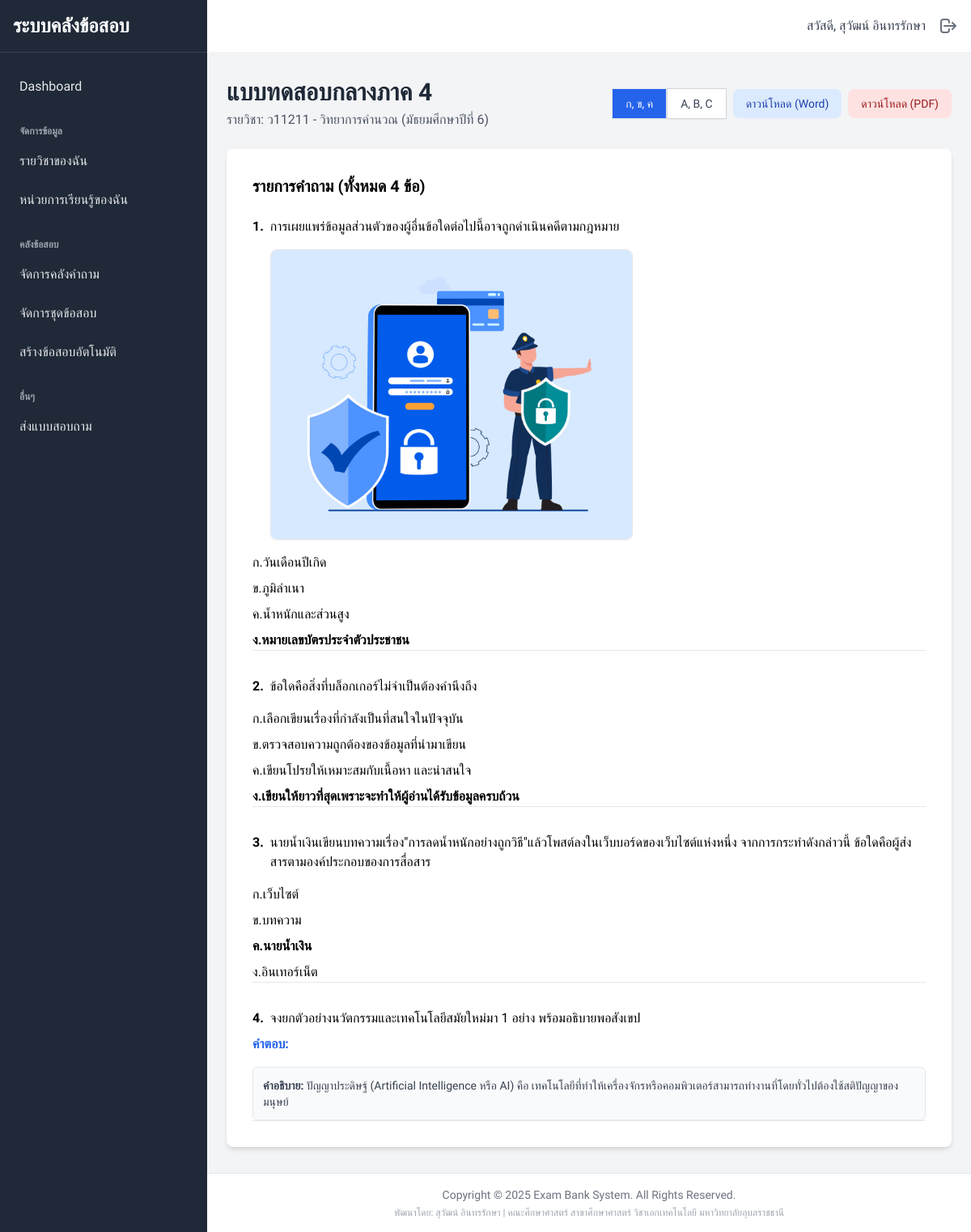
Screenshot of /exam/7/ (signed in) with the database file from the repository.
### accounts/models.py (models this page shows)
class CustomUser(AbstractUser):
    class Role(models.TextChoices):
        ADMIN = 'ADMIN', 'Admin'
        TEACHER = 'TEACHER', 'Teacher'
    role = models.CharField(max_length=50, choices=Role.choices, default=Role.TEACHER)
    is_approved = models.BooleanField(default=False, help_text="Designates whether the teacher is approved by an admin.")

### exam_management/models.py (models this page shows, shortened)
class Exam(models.Model):
    exam_name = models.CharField(max_length=255)
    course = models.ForeignKey(Course, on_delete=models.CASCADE, verbose_name="รายวิชา")
    created_by = models.ForeignKey(CustomUser, on_delete=models.CASCADE)
    created_at = models.DateTimeField(auto_now_add=True)
    questions = models.ManyToManyField(Question, related_name='exams')

class Question(models.Model):
    class QuestionType(models.TextChoices):
        MCQ = 'MCQ', 'ประเภทปรนัย (Multiple Choice)'
        SHORT = 'SHORT', 'ประเภทอัตนัยสั้น (Short Answer)'
    class BloomLevel(models.TextChoices):
        REMEMBER = 'REMEMBER', 'ความรู้ความจำ (Remembering)'
        UNDERSTAND = 'UNDERSTAND', 'ความเข้าใจ (Understanding)'
        APPLY = 'APPLY', 'การนำไปใช้ (Applying)'
        ANALYZE = 'ANALYZE', 'การวิเคราะห์ (Analyzing)'
        EVALUATE = 'EVALUATE', 'การประเมินค่า (Evaluating)'
        CREATE = 'CREATE', 'การสร้างสรรค์ (Creating)'
    question_text = models.TextField()
    question_type = models.CharField(
        max_length=10,
        choices=QuestionType.choices
    )
    difficulty_level = models.FloatField(
        default=0.5,
        help_text="ค่าดัชนีความยาก (p-value) ระหว่าง 0.00 ถึง 1.00"
    )
    bloom_level = models.CharField(
        max_length=20,
        choices=BloomLevel.choices,
        default=BloomLevel.UNDERSTAND,
        verbose_name="ระดับการเรียนรู้ (Bloom)"
    )
    image = models.ImageField(
        upload_to='question_images/', # <-- ไฟล์จะถูกเก็บใน media/question_images/
        blank=True,
        null=True,
        verbose_name="รูปภาพประกอบ"
    )
    explanation = models.TextField(blank=True, null=True)
    learning_unit = models.ForeignKey(
        LearningUnit,
        on_delete=models.CASCADE,
        related_name='questions'
    )
    created_by = models.ForeignKey(CustomUser, on_delete=models.CASCADE)
    created_at = models.DateTimeField(auto_now_add=True)

class Choice(models.Model):
    question = models.ForeignKey(Question, on_delete=models.CASCADE, related_name='choices')
    choice_text = models.CharField(max_length=500)
    is_correct = models.BooleanField(default=False)

### core/models.py (models this page shows, shortened)
class Course(models.Model):
    course_code = models.CharField(max_length=20, verbose_name="รหัสวิชา")
    subject_template = models.ForeignKey(SubjectTemplate, on_delete=models.CASCADE, related_name='courses', verbose_name="รายวิชา (จากแม่แบบ)")
    grade_level = models.ForeignKey(GradeLevel, on_delete=models.CASCADE, related_name='courses', verbose_name="ระดับชั้น")
    teacher = models.ForeignKey(CustomUser, on_delete=models.CASCADE, related_name='courses', verbose_name="ครูผู้สอน")
    class Meta:
        unique_together = ('course_code', 'teacher')
        verbose_name = "รายวิชาของครู"
        verbose_name_plural = "รายวิชาของครู"
        ordering = ['teacher', 'course_code']
    def __str__(self):
        return f"{self.course_code} - {self.subject_template.subject_name} ({self.grade_level.grade_name})"

class SubjectTemplate(models.Model):
    subject_name = models.CharField(max_length=255, verbose_name="ชื่อรายวิชา (แม่แบบ)")
    learning_area = models.ForeignKey(LearningArea, on_delete=models.CASCADE, related_name='subject_templates', verbose_name="กลุ่มสาระการเรียนรู้")
    class Meta:
        unique_together = ('subject_name', 'learning_area')
        verbose_name = "แม่แบบรายวิชา"
        verbose_name_plural = "แม่แบบรายวิชา"
        ordering = ['learning_area', 'subject_name']

class GradeLevel(models.Model):
    grade_name = models.CharField(max_length=100, unique=True, verbose_name="ชื่อระดับชั้น")
    class Meta:
        verbose_name = "ระดับชั้น"
        verbose_name_plural = "ระดับชั้น"
        ordering = ['id']

### exam_management/views.py (the view)
    def wrap(request, *args, **kwargs):
        if request.user.is_authenticated and request.user.role == 'TEACHER' and request.user.is_approved:
            return function(request, *args, **kwargs)
        else:
            messages.error(request, 'คุณต้องเข้าสู่ระบบในฐานะครูที่ได้รับอนุมัติเพื่อเข้าถึงหน้านี้')
            return redirect('accounts:login')

### exam_management/templatetags/exam_extras.py (called while the page is built)
@register.filter(name='thai_choice_char')
def thai_choice_char(index):
    try:
        index = int(index)
        if 0 <= index < len(THAI_CHOICE_CHARS):
            return THAI_CHOICE_CHARS[index]
        return '?' # Return '?' if the index is out of the list's bounds
    except (ValueError, TypeError):
        return ''

### exam_management/views.py (called while the page is built)
def teacher_required(function):
    def wrap(request, *args, **kwargs):
        if request.user.is_authenticated and request.user.role == 'TEACHER' and request.user.is_approved:
            return function(request, *args, **kwargs)
        else:
            messages.error(request, 'คุณต้องเข้าสู่ระบบในฐานะครูที่ได้รับอนุมัติเพื่อเข้าถึงหน้านี้')
            return redirect('accounts:login')
    return wrap

@teacher_required
def exam_detail(request, pk):
    exam = get_object_or_404(Exam, pk=pk, created_by=request.user)
    questions = exam.questions.prefetch_related('choices').all()
    choice_format = request.GET.get('format', 'thai')
    context = {
        'exam': exam,
        'questions': questions,
        'choice_format': choice_format,
    }
    return render(request, 'teacher/exam_detail.html', context)

### templates/teacher/exam_detail.html (shortened to what this page needs)
{% extends "base.html" %}
{% load exam_extras %}
{% block content %}
<div class="flex flex-wrap gap-4 justify-between items-center mb-6">
    <div>
        <h1 class="text-3xl font-bold text-gray-800">{{ exam.exam_name }}</h1>
        <p class="text-gray-600 mt-1">รายวิชา: {{ exam.course }}</p>
    </div>
    <div class="flex items-center space-x-2">
        <div class="flex rounded-md shadow-sm" role="group">
            <a href="?format=thai" class="px-4 py-2 text-sm font-medium border rounded-l-lg
                {% if choice_format == 'thai' or not choice_format %}
                    bg-blue-600 text-white border-blue-600 z-10
                {% else %}
                    bg-white text-gray-700 border-gray-300 hover:bg-gray-50
                {% endif %}">
                ก, ข, ค
            </a>
            <a href="?format=eng" class="px-4 py-2 text-sm font-medium border rounded-r-lg
                {% if choice_format == 'eng' %}
                    bg-blue-600 text-white border-blue-600 z-10
                {% else %}
                    bg-white text-gray-700 border-gray-300 hover:bg-gray-50
                {% endif %}">
                A, B, C
            </a>
        </div>
        <a href="{% url 'export_word' exam.pk %}?format={{ choice_format }}" class="inline-flex items-center px-4 py-2 bg-blue-100 text-blue-800 text-sm font-medium rounded-lg hover:bg-blue-200">ดาวน์โหลด (Word)</a>
        <a href="{% url 'export_pdf' exam.pk %}?format={{ choice_format }}" class="inline-flex items-center px-4 py-2 bg-red-100 text-red-800 text-sm font-medium rounded-lg hover:bg-red-200">ดาวน์โหลด (PDF)</a>
    </div>
</div>
<div class="bg-white p-8 rounded-lg shadow-md">
    <h2 class="text-xl font-semibold mb-6">รายการคำถาม (ทั้งหมด {{ questions|length }} ข้อ)</h2>
    <div class="space-y-8">
    {% for question in questions %}
        <div class="border-b pb-6 last:border-b-0 last:pb-0">
            <div class="flex items-start">
                <span class="font-semibold mr-2">{{ forloop.counter }}.</span>
                <div class="flex-1">
                    <p>{{ question.question_text|linebreaksbr }}</p>
                    {% if question.image %}
                        <div class="mt-4">
                            <a href="{{ question.image.url }}" target="_blank" title="คลิกเพื่อดูภาพขยาย">
                                <img src="{{ question.image.url }}" alt="ภาพประกอบสำหรับคำถามที่ {{ forloop.counter }}" class="max-w-md max-h-80 rounded-lg border shadow-sm cursor-pointer">
                            </a>
                        </div>
                    {% endif %}
                </div>
            </div>
            {% if question.question_type == 'MCQ' %}
            <ul class="list-none mt-4 space-y-2 pl-8">
                {% for choice in question.choices.all %}
                <li class="flex items-start {% if choice.is_correct %}text-green-700 font-bold{% endif %}">
                    {% if choice_format == 'eng' %}
                        <span class="w-8 text-left -ml-2">{{ forloop.counter0|add:65|int_to_char }}.</span>
                    {% else %}
                        <span class="w-8 text-left -ml-2">{{ forloop.counter0|thai_choice_char }}.</span>
                    {% endif %}
                    <span class="flex-1">{{ choice.choice_text }}</span>
                </li>
                {% endfor %}
            </ul>
            {% elif question.question_type == 'SHORT' %}
            <p class="mt-2 pl-6 text-blue-600"><strong>คำตอบ:</strong> {{ question.short_answer.answer_text }}</p>
            {% endif %}
            {% if question.explanation %}
            <div class="mt-4 p-3 bg-gray-50 rounded-md text-sm text-gray-700 ml-6 border">
                <strong>คำอธิบาย:</strong> {{ question.explanation|linebreaksbr }}
            </div>
            {% endif %}
        </div>
    {% empty %}
        <p class="text-center text-gray-500 py-8">ชุดข้อสอบนี้ยังไม่มีคำถาม</p>
    {% endfor %}
    </div>
</div>
{% endblock %}

### templates/base.html (shortened to what this page needs)
<!DOCTYPE html>
<html lang="th">
<head>
    {% load static %}
    <link href="{% static 'css/style.css' %}" rel="stylesheet">
</head>
<body class="bg-gray-100 font-sans">
    <div class="flex h-screen bg-gray-200">
        {% if user.is_authenticated %}
            {% include 'partials/_sidebar.html' %}
        {% endif %}
        <div class="flex-1 flex flex-col overflow-hidden">
            {% if user.is_authenticated %}
                {% include 'partials/_navbar.html' %}
            {% endif %}
            <main class="flex-1 overflow-x-hidden overflow-y-auto bg-gray-100">
                <div class="container mx-auto px-6 py-8">
                    {% block content %}{% endblock %}
                </div>
                {% if user.is_authenticated %}
                <footer class="text-center py-4 border-t bg-white mt-auto">
                    <p class="text-sm text-gray-500">
                        Copyright &copy; 2025 Exam Bank System. All Rights Reserved.
                    </p>
                    <p class="text-xs text-gray-400 mt-1">
                        พัฒนาโดย: สุวัฒน์ อินทรรักษา | คณะศึกษาศาสตร์ สาขาศึกษาศาสตร์ วิชาเอกเทคโนโลยี มหาวิทยาลัยอุบลราชธานี
                    </p>
                </footer>
                {% endif %}
            </main>
        </div>
    </div>
</body>
</html>

### templates/partials/_sidebar.html
<aside class="w-64 bg-gray-800 text-gray-200 flex-shrink-0">
    <div class="p-4 text-2xl font-bold border-b border-gray-700 text-white">
        <a href="{% url 'dashboard_redirect' %}">ระบบคลังข้อสอบ</a>
    </div>
    <nav class="mt-5 px-2 space-y-1">
        {% if user.role == 'ADMIN' %}
            <a href="{% url 'accounts:admin_dashboard' %}" class="block py-2.5 px-4 rounded transition duration-200 hover:bg-gray-700 hover:text-white">Dashboard</a>
            <div class="pt-4">
                <span class="px-4 text-xs text-gray-400 uppercase font-semibold">จัดการระบบ</span>
                <div class="mt-1 space-y-1">
                    <a href="{% url 'area_list' %}" class="block py-2.5 px-4 rounded transition duration-200 hover:bg-gray-700 hover:text-white">กลุ่มสาระฯ</a>
                    <a href="{% url 'subject_template_list' %}" class="block py-2.5 px-4 rounded transition duration-200 hover:bg-gray-700 hover:text-white">แม่แบบรายวิชา</a>
                    <a href="{% url 'grade_level_list' %}" class="block py-2.5 px-4 rounded transition duration-200 hover:bg-gray-700 hover:text-white">ระดับชั้น</a>
                    <a href="{% url 'learning_unit_list_admin' %}" class="block py-2.5 px-4 rounded transition duration-200 hover:bg-gray-700 hover:text-white">หน่วยการเรียนรู้ (ทั้งหมด)</a>
                </div>
            </div>
            <div class="pt-4">
                <span class="px-4 text-xs text-gray-400 uppercase font-semibold">รายงาน</span>
                <div class="mt-1 space-y-1">
                    <a href="{% url 'feedback:usage_logs' %}" class="block py-2.5 px-4 rounded transition duration-200 hover:bg-gray-700 hover:text-white">บันทึกการใช้งาน</a>
                    <a href="{% url 'feedback:survey_results' %}" class="block py-2.5 px-4 rounded transition duration-200 hover:bg-gray-700 hover:text-white">ผลแบบสอบถาม</a>
                    <a href="{% url 'feedback:manage_survey_requests' %}" class="block py-2.5 px-4 rounded transition duration-200 hover:bg-gray-700 hover:text-white">คำขอทำแบบประเมิน</a>
                </div>
            </div>
        {% elif user.role == 'TEACHER' %}
            <a href="{% url 'teacher_dashboard' %}" class="block py-2.5 px-4 rounded transition duration-200 hover:bg-gray-700 hover:text-white">Dashboard</a>
            <div class="pt-4">
                <span class="px-4 text-xs text-gray-400 uppercase font-semibold">จัดการข้อมูล</span>
                <div class="mt-1 space-y-1">
                    <a href="{% url 'course_list' %}" class="block py-2.5 px-4 rounded transition duration-200 hover:bg-gray-700 hover:text-white">รายวิชาของฉัน</a>
                    <a href="{% url 'learning_unit_list' %}" class="block py-2.5 px-4 rounded transition duration-200 hover:bg-gray-700 hover:text-white">หน่วยการเรียนรู้ของฉัน</a>
                </div>
            </div>
            <div class="pt-4">
                <span class="px-4 text-xs text-gray-400 uppercase font-semibold">คลังข้อสอบ</span>
                <div class="mt-1 space-y-1">
                    <a href="{% url 'question_list' %}" class="block py-2.5 px-4 rounded transition duration-200 hover:bg-gray-700 hover:text-white">จัดการคลังคำถาม</a>
                    <a href="{% url 'teacher_dashboard' %}" class="block py-2.5 px-4 rounded transition duration-200 hover:bg-gray-700 hover:text-white">จัดการชุดข้อสอบ</a>
                    <a href="{% url 'create_exam_auto' %}" class="block py-2.5 px-4 rounded transition duration-200 hover:bg-gray-700 hover:text-white">สร้างข้อสอบอัตโนมัติ</a>
                </div>
            </div>
            <div class="pt-4">
                <span class="px-4 text-xs text-gray-400 uppercase font-semibold">อื่นๆ</span>
                <div class="mt-1 space-y-1">
                    <a href="{% url 'feedback:survey_submit' %}" class="block py-2.5 px-4 rounded transition duration-200 hover:bg-gray-700 hover:text-white">ส่งแบบสอบถาม</a>
                </div>
            </div>
        {% endif %}
    </nav>
</aside>

### templates/partials/_navbar.html
<header class="bg-white shadow-md w-full">
    <div class="flex items-center justify-end p-4 h-16">
        <div class="flex items-center">
            <span class="mr-4 text-gray-700">สวัสดี, {{ user.get_full_name|default:user.username }}</span>
            <a href="{% url 'accounts:logout' %}" title="ออกจากระบบ" class="text-gray-500 hover:text-red-500">
                <svg xmlns="http://www.w3.org/2000/svg" class="h-6 w-6" fill="none" viewBox="0 0 24 24" stroke="currentColor" stroke-width="2">
                    <path stroke-linecap="round" stroke-linejoin="round" d="M17 16l4-4m0 0l-4-4m4 4H7m6 4v1a3 3 0 01-3 3H6a3 3 0 01-3-3V7a3 3 0 013-3h4a3 3 0 013 3v1" />
                </svg>
            </a>
        </div>
    </div>
</header>

### rows the page displays
CustomUser: get_full_name "สุวัฒน์ อินทรรักษา"
Exam: exam_name "แบบทดสอบกลางภาค 4", course "ว11211 - วิทยาการคำนวณ (มัธยมศึกษาปีที่ 6)"
Question: question_text "การเผยแพร่ข้อมูลส่วนตัวของผู้อื่นข้อใดต่อไปนี้อาจถูกดำเนินคดีตามกฎหมาย", image (picture)
Choice: choice_text "วันเดือนปีเกิด"
Choice: choice_text "ภูมิลำเนา"
Choice: choice_text "น้ำหนักและส่วนสูง"
Choice: choice_text "หมายเลขบัตรประจำตัวประชาชน"
Question: question_text "ข้อใดคือสิ่งที่บล็อกเกอร์ไม่จำเป็นต้องคำนึงถึง"
Choice: choice_text "เลือกเขียนเรื่องที่กำลังเป็นที่สนใจในปัจจุบัน"
Choice: choice_text "ตรวจสอบความถูกต้องของข้อมูลที่นำมาเขียน"
Choice: choice_text "เขียนโปรยให้เหมาะสมกับเนื้อหา และน่าสนใจ"
Choice: choice_text "เขียนให้ยาวที่สุดเพราะจะทำให้ผู้อ่านได้รับข้อมูลครบถ้วน"
Question: question_text "นายน้ำเงินเขียนบทความเรื่อง\"การลดน้ำหนักอย่างถูกวิธี\"แล้วโพสต์ลงในเว็บบอร์ดของเว็บไซต์แห่งหนึ่ง จากการกระทำดังกล่าวนี้ ข้อใดคือผู้ส่งสารตามองค์ประกอบของการสื่อสาร"
Choice: choice_text "เว็บไซต์"
Choice: choice_text "บทความ"
Choice: choice_text "นายน้ำเงิน"
Choice: choice_text "อินเทอร์เน็ต"
Question: question_text "จงยกตัวอย่างนวัตกรรมและเทคโนโลยีสมัยใหม่มา 1 อย่าง พร้อมอธิบายพอสังเขป", explanation "ปัญญาประดิษฐ์ (Artificial Intelligence หรือ AI) คือ เทคโนโลยีที่ทำให้เครื่องจักรหรือคอมพิวเตอร์สามารถทำงานที่โดยทั่วไปต้องใช้สติปัญญาของมนุษย์"

### other values shown
{{ questions|length }} "4"
